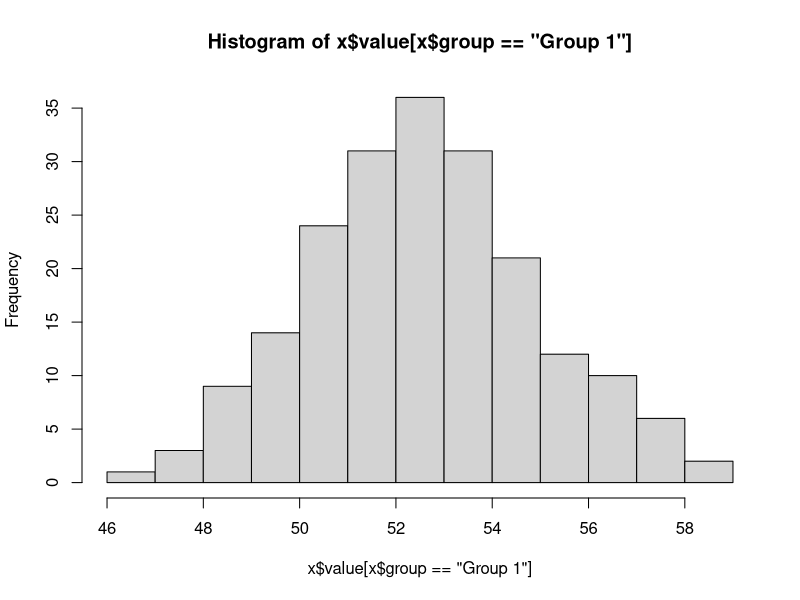
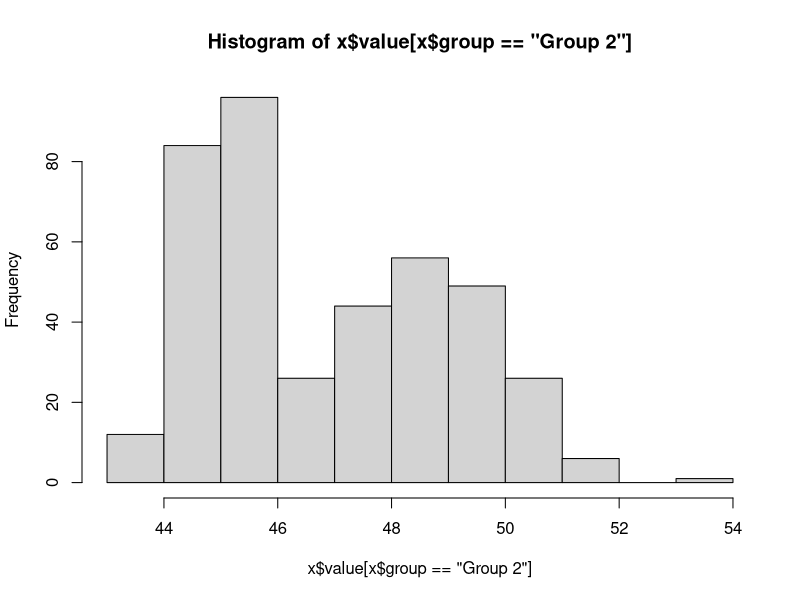
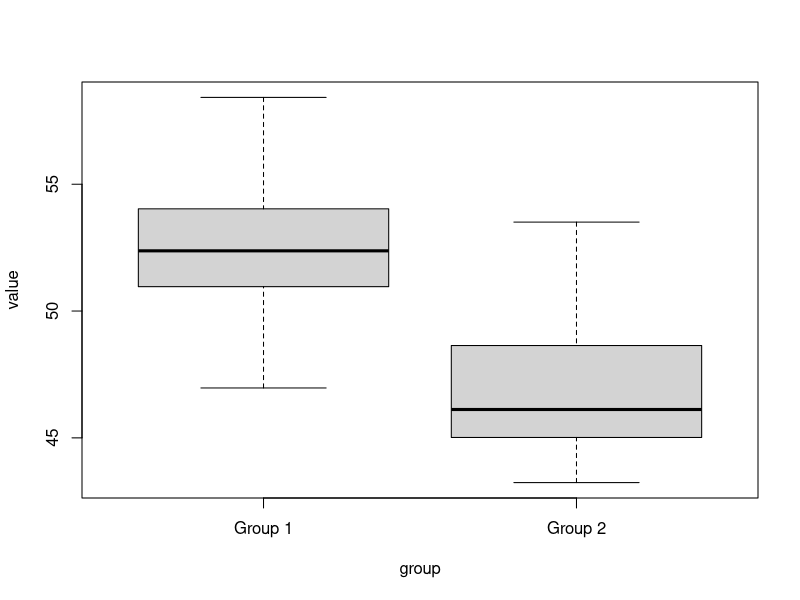
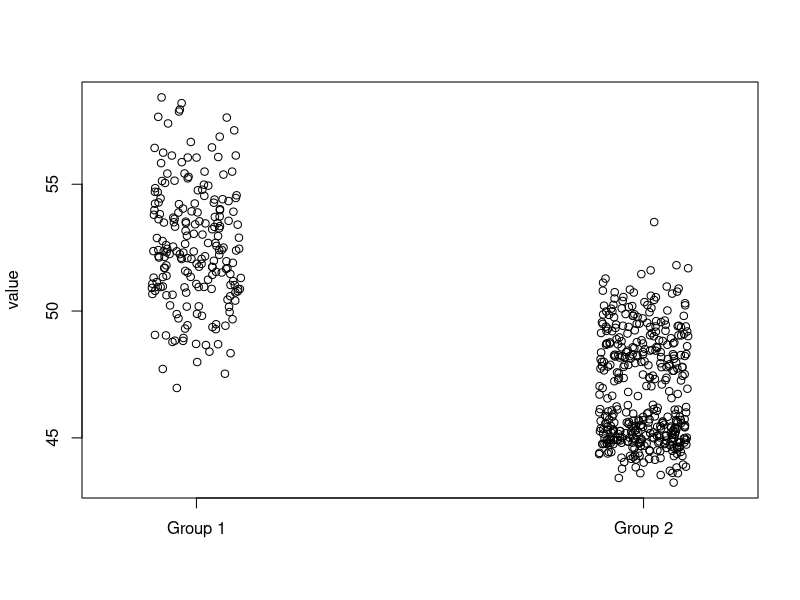
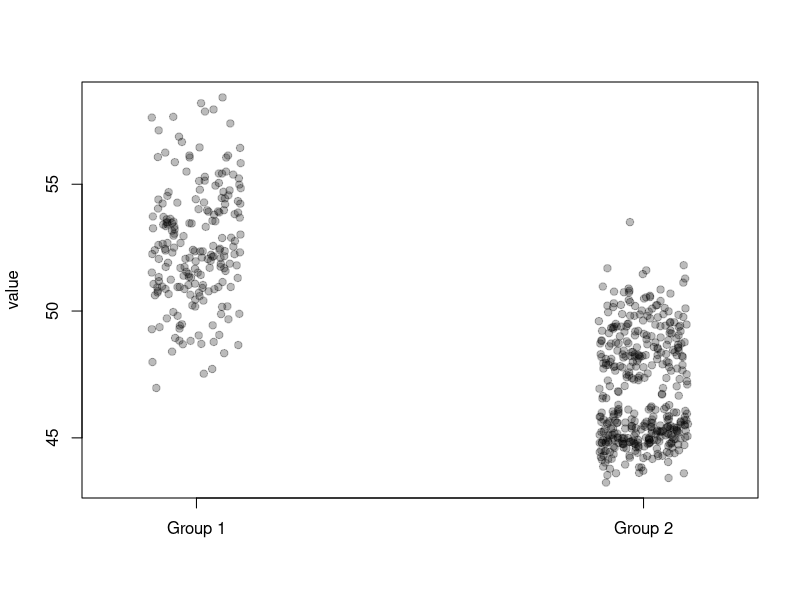
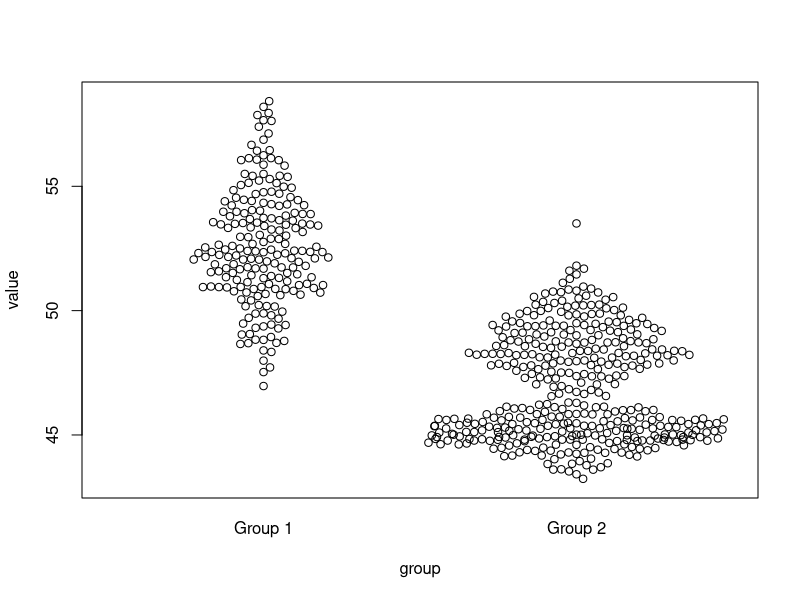
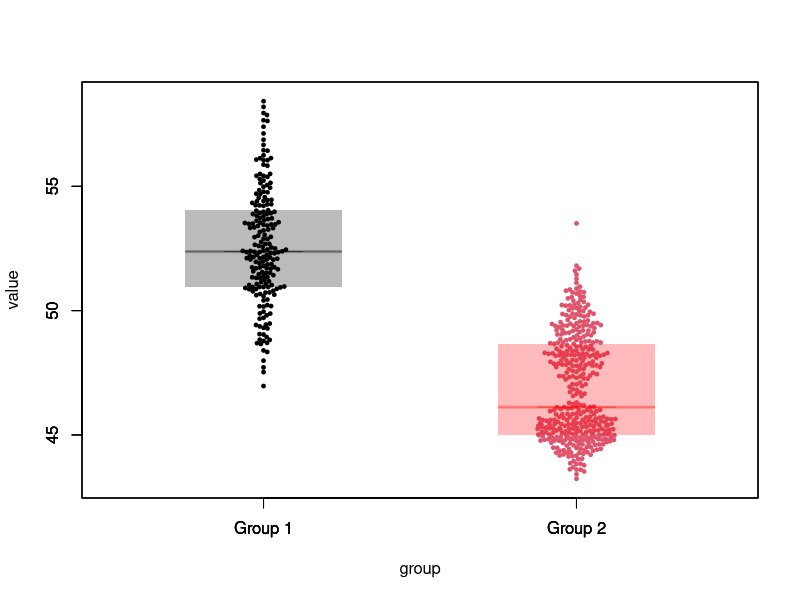
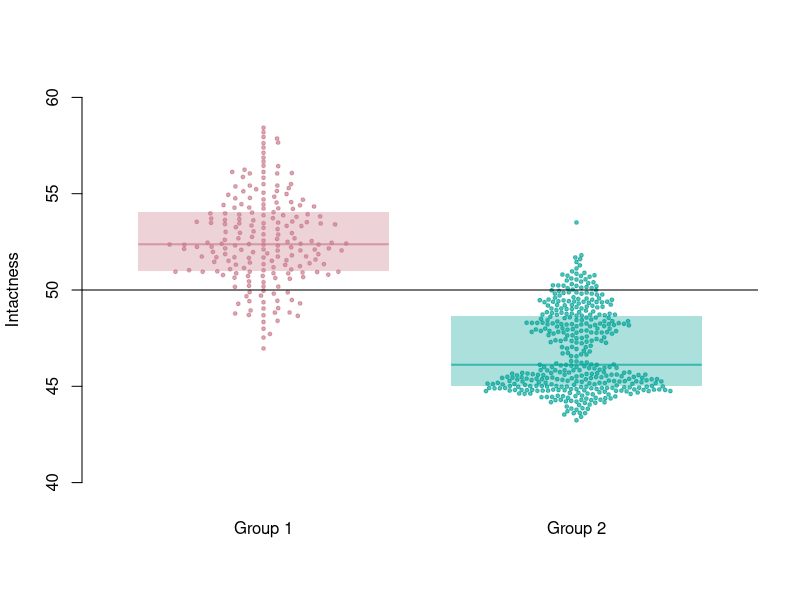

These charts were generated, in order, by the following R code:
#' ---
#' title: Improved plots for intactness and sector effects
#' author: Peter, Dave, Emily, and others
#' output: word_document
#' ---
#'
#' The goal of this script is to provide functions to create intactness and sector effect graphics replacing the violin plots used previously.
#'
#' ## Install and load dependencies
#'
#' We will need to beesplot package to be able to make the plot using glorious base R graphics.
#'
#'+ results='hide',warning=FALSE,message=FALSE
if (!require("beeswarm", quietly=TRUE))
  install.packages("beeswarm")
library(beeswarm)
#'
#' ## Simulated data
#'
#' - `group`: groups of species or sectors to be shown on the x axis
#' - `value`: values to show in the ye axis
set.seed(1)
n <- c(200, 400)
x <- data.frame(
  group=rep(c("Group 1", "Group 2"), n),
  value=c(rnorm(n[1], 0.1, 0.1),
          rnorm(n[2]/2, -0.2, 0.025), rnorm(n[2]/2, -0.05, 0.05)))
x$value <- plogis(x$value) * 100
#'
#' ## Univariate plots
#'
#' Unimodal for `Group 1`
hist(x$value[x$group=="Group 1"])
#' Bimodal for `Group 2`
hist(x$value[x$group=="Group 2"])
#'
#' ## Conditional plot
#'
#' We want to show the two conditional distribution (histograms from above) in the same graph. One approach is boxplot
boxplot(value ~ group, x, range=0)
#' This does not show the bimodality, can we show to dots?
stripchart(value ~ group, x, vertical = TRUE, method = 'jitter', pch=21)
#' We are getting somewhere, the plot is really busy, let's improve
stripchart(value ~ group, x, vertical = TRUE, method = 'jitter',
           pch=19, col="#00000044")
#' Wouldn't it be lovely of the dots would follow the histogram shapes?
#' We can use beeswarm plot for that
beeswarm(value ~ group, x,
         priority="random", corral="random")
#' Now combine beeswarm with boxplot and color the groups
beeswarm(value ~ group, x,
         priority="random", corral="random",
        corralWidth=0.25,
         cex=0.5, pch=19, col=1:2)
b <- boxplot(value ~ group, x, range=0, add=TRUE,
        col=c("#00000044", "#ff000044"), border=NA,
        pars = list(boxwex = 0.5))
boxplot(b$stats[3,] ~ as.factor(b$names), add=TRUE,
        border=c("#00000044", "#ff000044"),
        pars = list(boxwex = 0.5))
#'
#' ## Wrapping it up in a function
#'
#' - x: group
#' - y: values
#' - bw: width for the box
#' - bs: width for the swarm
#' - ba: alpha level for the box
#' - sa: alpha level for the points and the median line
#' - others are graphical params
beesbox <- function(x, y,
  bw=0.4, sw=0.3,
  ba=0.33, sa=0.66,
  xlab="", ylab="Value", main="", col=NULL, ...) {

  x <- data.frame(group=as.factor(x), value=y)
  m <- length(unique(x$group))
  if (is.null(col))
    col <- hcl.colors(m, "Pastel 1")
  a1 <- substr(hcl.colors(m, "Pastel 1", alpha=ba), 8, 9)
  a2 <- substr(hcl.colors(m, "Pastel 1", alpha=sa), 8, 9)
  col0 <- substr(col, 1, 7)
  col1 <- paste0(col0, a1)
  col2 <- paste0(col0, a2)
  b <- boxplot(value ~ group, x, range=0,
          col=col1, border=NA,
          pars=list(boxwex = 2*bw),
          xlab=xlab, ylab=ylab, main=main, axes=FALSE, ...)
  a <- beeswarm(value ~ group, x, add=TRUE,
           priority="random", corral="random",
           cex=0.5, pch=19, col=1:2, do.plot=FALSE)
  g <- as.factor(b$names)
  for (i in seq_along(g)) {
    lines(c(i-bw, i+bw), b$stats[3,c(i,i)], col=col2[i], lwd=2, lend=1)
    a$x[a$x.orig == g[i]] <- i+sw*(a$x[a$x.orig == g[i]]-i) /
      max(abs(a$x[a$x.orig == g[i]]-i))
  }
  a$col <- col2[match(a$x.orig, g)]
  points(a$x, a$y, cex=0.5, pch=19, col=a$col)
  axis(2)
  axis(1, seq_along(g), g, lwd=0)
  invisible(a)
}
#' Test of the pudding
beesbox(x$group, x$value, ylim=c(40, 60), ylab="Intactness",
        col=hcl.colors(length(unique(x$group)), "Dark 2"))
abline(h=50)

